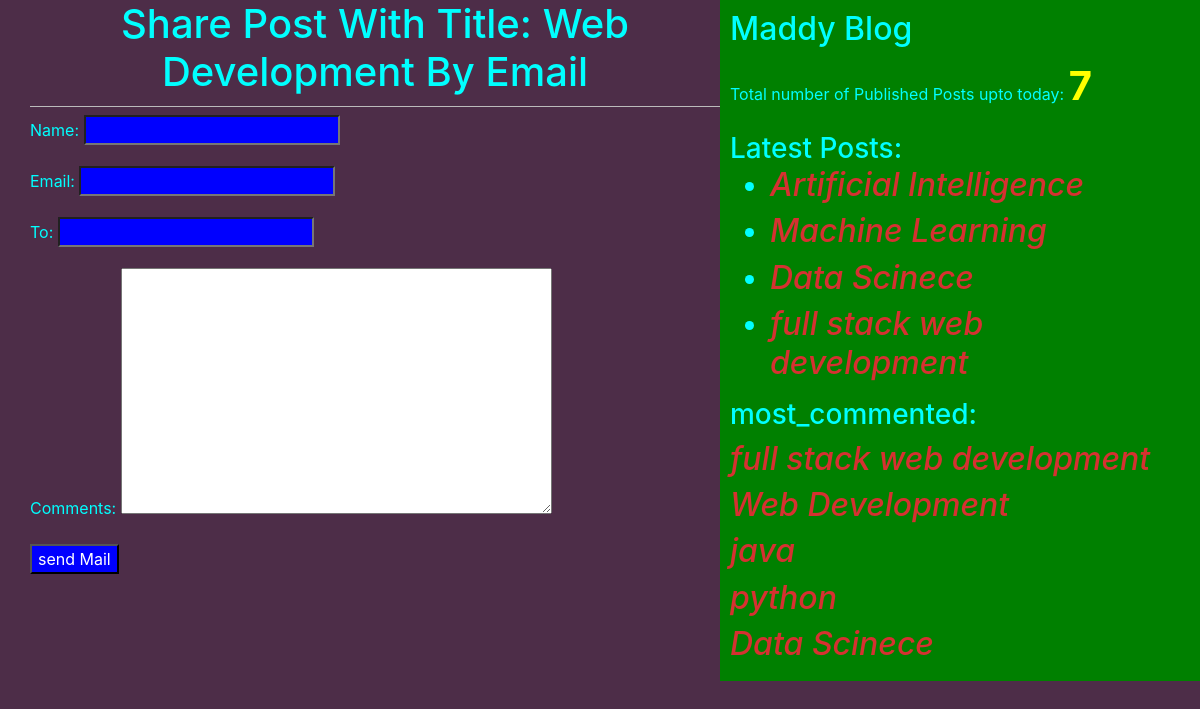
/1/share/, run on the app's committed database.
### blog/models.py (models this page shows, shortened)
class Post(models.Model):
    STATUS_CHOICES=(('draft','Draft'),('published','Published'))
    title=models.CharField(max_length=256)
    slug=models.SlugField(max_length=26,unique_for_date='publish')
    author=models.ForeignKey(User,on_delete=models.DO_NOTHING,related_name='blog_posts')
    body=models.TextField()
    publish=models.DateTimeField(default=timezone.now)
    created=models.DateTimeField(auto_now_add=True)
    updated=models.DateTimeField(auto_now_add=True)
    status=models.CharField(max_length=10,choices=STATUS_CHOICES,default='draft')
    objects=CustomManager()
    tags=TaggableManager()
    class  Meta:
        ordering=('-publish',)
    def get_absolute_url(self):
        return reverse('post_detail',args=[self.publish.year,self.publish.strftime('%m'),self.publish.strftime('%d'),self.slug])

### blog/views.py (the view)
# urls.py: url(r'^(?P<id>\d+)/share/$',views.mail_send_view),
def mail_send_view(request,id):
    post=get_object_or_404(Post,id=id,status='published')
    sent=False
    if request.method=='POST':
        form=EmailSendForm(request.POST)
        if form.is_valid():
            cd=form.cleaned_data
            subject='{}({}) recommends you to read"{}"'.format(cd['name'],cd['email'],post.title)
            post_url=request.build_absolute_uri(post.get_absolute_url())
            message='Read Post At:\n {}\n\n{}\'s comments:\n{}'.format(post_url,cd['name'],cd['comments'])
            send_mail(subject,message,'mangadonga5@gmail.com',[cd['to']])
            sent=True
    else:
        form=EmailSendForm()
    return render(request,'blog/sharebyemail.html',{'form':form,'post':post,'sent':sent})

### blog/forms.py
class EmailSendForm(forms.Form):
    name=forms.CharField()
    email=forms.EmailField()
    to=forms.EmailField()
    comments=forms.CharField(required=False,widget=forms.Textarea)

### blog/models.py (called while the page is built)
    def get_queryset(self):
        return super().get_queryset().filter(status='published')

### blog/templatetags/blog_tags.py (called while the page is built)
@register.simple_tag(name='my_tag')
def total_posts():
    return Post.objects.count()

@register.inclusion_tag('blog/latest_posts123.html')
def show_latest_posts(count=3):
    latest_posts=Post.objects.order_by('-publish')[:count]
    return {'latest_posts':latest_posts}

@register.simple_tag()
def most_commented(count=5):
    return Post.objects.annotate(total_comments=Count('comments')).order_by('-total_comments')[:count]

### templates/blog/sharebyemail.html (shortened to what this page needs)
<!DOCTYPE html>
{% extends 'blog/base.html'%}
{% block content %}
{%if sent%}
<h1>Email Sent Successfully</h1><hr>
<h2>Post  with Title:{{post.title}} Information Shared By Email</h2>
{%else%}
<h1>Share Post With Title: {{post.title}} By Email</h1>
<form method="POST">
  {{form.as_p}}
  <input type="submit" name="btn btn-primary btn-lg" value="send Mail">
</form>
{%endif%}
{% endblock %}

### templates/blog/base.html (shortened to what this page needs)
<!DOCTYPE html>
{%load blog_tags%}
{%load static %}
<html lang="en" dir="ltr">
  <head>
    <link rel="stylesheet" href="https://stackpath.bootstrapcdn.com/bootstrap/4.5.0/css/bootstrap.min.css">
    <link rel="stylesheet" href="{%static "css/blog1.css" %}">
  </head>
  <body>
    <div class="content" >
    {% block content %}{% endblock %}
  </div>
  <div class="sidebar">
    <h2>Maddy Blog</h2>
   <p>Total number of Published Posts upto today:  <span> {% my_tag %} </span></p>
   <h3>Latest Posts:{%show_latest_posts 4%}</h3>
   <h3>most_commented:{%most_commented as Most_commented%}</h3>
   {%for post in Most_commented%}
   <a href="{{post.get_absolute_url}}"><em><h2>{{post.title}}</h2></em></a>
   {%endfor%}
  </div>
  </body>
</html>

### templates/blog/latest_posts123.html
<ul>
{%for post in latest_posts %}
<li> <a href="{{post.get_absolute_url}}"><em><h2>{{post.title}}</h2></em></a> </li>
{%endfor%}
</ul>

### static/css/blog1.css (style rules this page uses)
.content { width:60%; float:left; padding:0 0 0 30px; background:#4d2d48; height:100% }
.sidebar { width:40%; float: right; padding:10px; background:green; height:100%; }
h1 { text-align: center; border-bottom: 1px solid #bbb; padding-bottom: 10px; }
body { color: cyan; background: #4d2d48; }
a { color: #d63131; }
input { color: white; background: blue; }
span { font-size: 40px; color: yellow; font-weight: bold; }

### data on the page
Post: title "Web Development"
Post: title "Artificial Intelligence"
Post: title "Machine Learning"
Post: title "Data Scinece"
Post: title "full stack web development"
Post: title "java"
Post: title "python"
